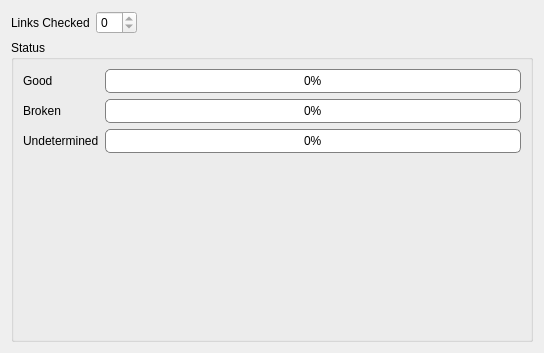
<ui version="4.0" >
 <class>StatisticsUi</class>
 <widget class="QWidget" name="StatisticsUi" >
  <property name="geometry" >
   <rect>
    <x>0</x>
    <y>0</y>
    <width>544</width>
    <height>353</height>
   </rect>
  </property>
  <layout class="QGridLayout" name="gridLayout" >
   <item row="0" column="0" >
    <layout class="QHBoxLayout" name="horizontalLayout" >
     <item>
      <widget class="QLabel" name="label" >
       <property name="text" >
        <string>Links Checked</string>
       </property>
      </widget>
     </item>
     <item>
      <widget class="QSpinBox" name="totalCheckedSpin" >
       <property name="readOnly" >
        <bool>true</bool>
       </property>
      </widget>
     </item>
     <item>
      <spacer name="horizontalSpacer" >
       <property name="orientation" >
        <enum>Qt::Horizontal</enum>
       </property>
       <property name="sizeHint" stdset="0" >
        <size>
         <width>40</width>
         <height>20</height>
        </size>
       </property>
      </spacer>
     </item>
    </layout>
   </item>
   <item row="1" column="0" >
    <widget class="QGroupBox" name="groupBox" >
     <property name="title" >
      <string>Status</string>
     </property>
     <layout class="QFormLayout" name="formLayout" >
      <item row="0" column="0" >
       <widget class="QLabel" name="label_2" >
        <property name="text" >
         <string>Good</string>
        </property>
       </widget>
      </item>
      <item row="0" column="1" >
       <widget class="QProgressBar" name="goodProgressBar" >
        <property name="styleSheet" >
         <string notr="true" >QProgressBar {
    border: 1px solid grey;
    border-radius: 5px; 
	text-align: center;
}

QProgressBar::chunk {
    background-color: rgb(0, 170, 0);
}</string>
        </property>
        <property name="value" >
         <number>0</number>
        </property>
       </widget>
      </item>
      <item row="1" column="0" >
       <widget class="QLabel" name="label_3" >
        <property name="text" >
         <string>Broken</string>
        </property>
       </widget>
      </item>
      <item row="1" column="1" >
       <widget class="QProgressBar" name="brokenProgressBar" >
        <property name="styleSheet" >
         <string notr="true" >QProgressBar {
    border: 1px solid grey;
    border-radius: 5px; 
	text-align: center;
}

QProgressBar::chunk {
    background-color: green;
}</string>
        </property>
        <property name="value" >
         <number>0</number>
        </property>
       </widget>
      </item>
      <item row="2" column="0" >
       <widget class="QLabel" name="label_4" >
        <property name="text" >
         <string>Undetermined</string>
        </property>
       </widget>
      </item>
      <item row="2" column="1" >
       <widget class="QProgressBar" name="undeterminedProgressBar" >
        <property name="styleSheet" >
         <string notr="true" >QProgressBar {
    border: 1px solid grey;
    border-radius: 5px; 
	text-align: center;
}

QProgressBar::chunk {
    background-color: green;
}</string>
        </property>
        <property name="value" >
         <number>0</number>
        </property>
       </widget>
      </item>
     </layout>
    </widget>
   </item>
  </layout>
 </widget>
 <resources/>
 <connections/>
</ui>
